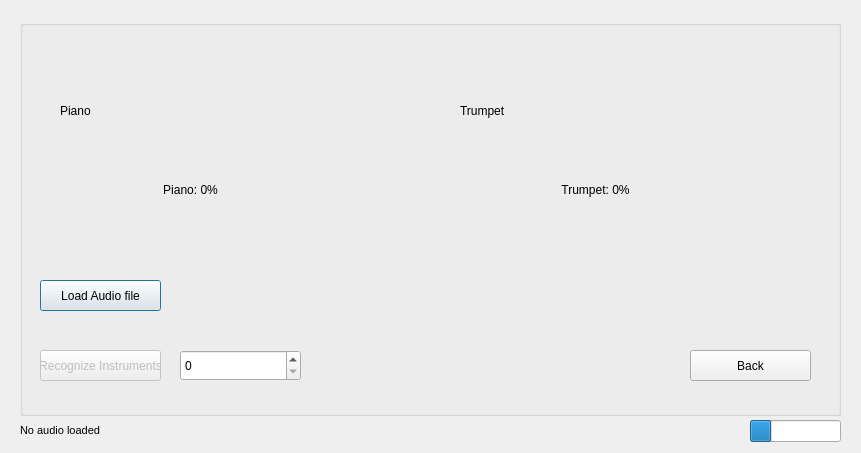
<?xml version="1.0" encoding="UTF-8"?>
<ui version="4.0">
 <class>InstrumentRecognizerDialog</class>
 <widget class="QDialog" name="InstrumentRecognizerDialog">
  <property name="geometry">
   <rect>
    <x>0</x>
    <y>0</y>
    <width>861</width>
    <height>453</height>
   </rect>
  </property>
  <property name="windowTitle">
   <string>Instrument Recognizer</string>
  </property>
  <property name="autoFillBackground">
   <bool>false</bool>
  </property>
  <widget class="QWidget" name="gridLayoutWidget_8">
   <property name="geometry">
    <rect>
     <x>10</x>
     <y>420</y>
     <width>841</width>
     <height>23</height>
    </rect>
   </property>
   <layout class="QGridLayout" name="gridLayout_7">
    <item row="1" column="4">
     <spacer name="horizontalSpacer_4">
      <property name="orientation">
       <enum>Qt::Horizontal</enum>
      </property>
      <property name="sizeType">
       <enum>QSizePolicy::Fixed</enum>
      </property>
      <property name="sizeHint" stdset="0">
       <size>
        <width>10</width>
        <height>20</height>
       </size>
      </property>
     </spacer>
    </item>
    <item row="1" column="3">
     <widget class="QProgressBar" name="recognizerProgressBar">
      <property name="sizePolicy">
       <sizepolicy hsizetype="Preferred" vsizetype="Fixed">
        <horstretch>0</horstretch>
        <verstretch>0</verstretch>
       </sizepolicy>
      </property>
      <property name="value">
       <number>24</number>
      </property>
      <property name="textVisible">
       <bool>false</bool>
      </property>
     </widget>
    </item>
    <item row="1" column="2">
     <spacer name="horizontalSpacer_2">
      <property name="orientation">
       <enum>Qt::Horizontal</enum>
      </property>
      <property name="sizeHint" stdset="0">
       <size>
        <width>40</width>
        <height>20</height>
       </size>
      </property>
     </spacer>
    </item>
    <item row="1" column="1">
     <widget class="QLabel" name="selectedSongLabel">
      <property name="sizePolicy">
       <sizepolicy hsizetype="Preferred" vsizetype="Preferred">
        <horstretch>0</horstretch>
        <verstretch>0</verstretch>
       </sizepolicy>
      </property>
      <property name="autoFillBackground">
       <bool>true</bool>
      </property>
      <property name="text">
       <string>&lt;html&gt;&lt;head/&gt;&lt;body&gt;&lt;p align=&quot;center&quot;&gt;&lt;span style=&quot; font-size:8pt;&quot;&gt;No audio loaded&lt;/span&gt;&lt;/p&gt;&lt;/body&gt;&lt;/html&gt;</string>
      </property>
     </widget>
    </item>
    <item row="1" column="0">
     <spacer name="horizontalSpacer_5">
      <property name="orientation">
       <enum>Qt::Horizontal</enum>
      </property>
      <property name="sizeType">
       <enum>QSizePolicy::Fixed</enum>
      </property>
      <property name="sizeHint" stdset="0">
       <size>
        <width>10</width>
        <height>20</height>
       </size>
      </property>
     </spacer>
    </item>
   </layout>
  </widget>
  <widget class="QWidget" name="layoutWidget">
   <property name="geometry">
    <rect>
     <x>10</x>
     <y>10</y>
     <width>841</width>
     <height>411</height>
    </rect>
   </property>
   <layout class="QVBoxLayout" name="verticalLayout_3">
    <item>
     <layout class="QGridLayout" name="gridLayout_3">
      <item row="0" column="1">
       <spacer name="verticalSpacer">
        <property name="orientation">
         <enum>Qt::Vertical</enum>
        </property>
        <property name="sizeType">
         <enum>QSizePolicy::Fixed</enum>
        </property>
        <property name="sizeHint" stdset="0">
         <size>
          <width>10</width>
          <height>10</height>
         </size>
        </property>
       </spacer>
      </item>
      <item row="1" column="2">
       <spacer name="horizontalSpacer_3">
        <property name="orientation">
         <enum>Qt::Horizontal</enum>
        </property>
        <property name="sizeType">
         <enum>QSizePolicy::Fixed</enum>
        </property>
        <property name="sizeHint" stdset="0">
         <size>
          <width>10</width>
          <height>10</height>
         </size>
        </property>
       </spacer>
      </item>
      <item row="1" column="0">
       <spacer name="horizontalSpacer">
        <property name="orientation">
         <enum>Qt::Horizontal</enum>
        </property>
        <property name="sizeType">
         <enum>QSizePolicy::Fixed</enum>
        </property>
        <property name="sizeHint" stdset="0">
         <size>
          <width>10</width>
          <height>10</height>
         </size>
        </property>
       </spacer>
      </item>
      <item row="1" column="1">
       <widget class="QGroupBox" name="windowGroupBox">
        <property name="sizePolicy">
         <sizepolicy hsizetype="Preferred" vsizetype="Preferred">
          <horstretch>0</horstretch>
          <verstretch>0</verstretch>
         </sizepolicy>
        </property>
        <property name="autoFillBackground">
         <bool>true</bool>
        </property>
        <property name="title">
         <string/>
        </property>
        <widget class="QPushButton" name="loadButton">
         <property name="geometry">
          <rect>
           <x>20</x>
           <y>260</y>
           <width>121</width>
           <height>31</height>
          </rect>
         </property>
         <property name="sizePolicy">
          <sizepolicy hsizetype="Preferred" vsizetype="Preferred">
           <horstretch>0</horstretch>
           <verstretch>0</verstretch>
          </sizepolicy>
         </property>
         <property name="text">
          <string>Load Audio file</string>
         </property>
        </widget>
        <widget class="QPushButton" name="backButton">
         <property name="geometry">
          <rect>
           <x>670</x>
           <y>330</y>
           <width>121</width>
           <height>31</height>
          </rect>
         </property>
         <property name="autoFillBackground">
          <bool>true</bool>
         </property>
         <property name="text">
          <string>Back</string>
         </property>
        </widget>
        <widget class="QPushButton" name="recognizeButton">
         <property name="enabled">
          <bool>false</bool>
         </property>
         <property name="geometry">
          <rect>
           <x>20</x>
           <y>330</y>
           <width>121</width>
           <height>31</height>
          </rect>
         </property>
         <property name="text">
          <string>Recognize Instruments</string>
         </property>
        </widget>
        <widget class="QWidget" name="gridLayoutWidget">
         <property name="geometry">
          <rect>
           <x>40</x>
           <y>30</y>
           <width>271</width>
           <height>121</height>
          </rect>
         </property>
         <layout class="QGridLayout" name="gridLayout">
          <item row="0" column="0">
           <widget class="QLabel" name="labelPicturePiano">
            <property name="text">
             <string>Piano</string>
            </property>
           </widget>
          </item>
         </layout>
        </widget>
        <widget class="QWidget" name="gridLayoutWidget_2">
         <property name="geometry">
          <rect>
           <x>440</x>
           <y>30</y>
           <width>271</width>
           <height>121</height>
          </rect>
         </property>
         <layout class="QGridLayout" name="gridLayout_2">
          <item row="0" column="0">
           <widget class="QLabel" name="labelPictureTrumpet">
            <property name="text">
             <string>Trumpet</string>
            </property>
           </widget>
          </item>
         </layout>
        </widget>
        <widget class="QLabel" name="pianoLabel">
         <property name="geometry">
          <rect>
           <x>40</x>
           <y>160</y>
           <width>261</width>
           <height>20</height>
          </rect>
         </property>
         <property name="text">
          <string>&lt;html&gt;&lt;head/&gt;&lt;body&gt;&lt;p align=&quot;center&quot;&gt;Piano: 0%&lt;/p&gt;&lt;/body&gt;&lt;/html&gt;</string>
         </property>
         <property name="alignment">
          <set>Qt::AlignCenter</set>
         </property>
        </widget>
        <widget class="QLabel" name="trumpetLabel">
         <property name="geometry">
          <rect>
           <x>440</x>
           <y>160</y>
           <width>271</width>
           <height>20</height>
          </rect>
         </property>
         <property name="text">
          <string>&lt;html&gt;&lt;head/&gt;&lt;body&gt;&lt;p align=&quot;center&quot;&gt;Trumpet: 0%&lt;/p&gt;&lt;/body&gt;&lt;/html&gt;</string>
         </property>
         <property name="scaledContents">
          <bool>true</bool>
         </property>
         <property name="alignment">
          <set>Qt::AlignCenter</set>
         </property>
        </widget>
        <widget class="QSpinBox" name="extractNumberSpinBox">
         <property name="geometry">
          <rect>
           <x>160</x>
           <y>330</y>
           <width>121</width>
           <height>31</height>
          </rect>
         </property>
         <property name="autoFillBackground">
          <bool>true</bool>
         </property>
        </widget>
       </widget>
      </item>
     </layout>
    </item>
    <item>
     <spacer name="verticalSpacer_2">
      <property name="orientation">
       <enum>Qt::Vertical</enum>
      </property>
      <property name="sizeType">
       <enum>QSizePolicy::Fixed</enum>
      </property>
      <property name="sizeHint" stdset="0">
       <size>
        <width>5</width>
        <height>5</height>
       </size>
      </property>
     </spacer>
    </item>
   </layout>
  </widget>
 </widget>
 <resources/>
 <connections/>
</ui>
